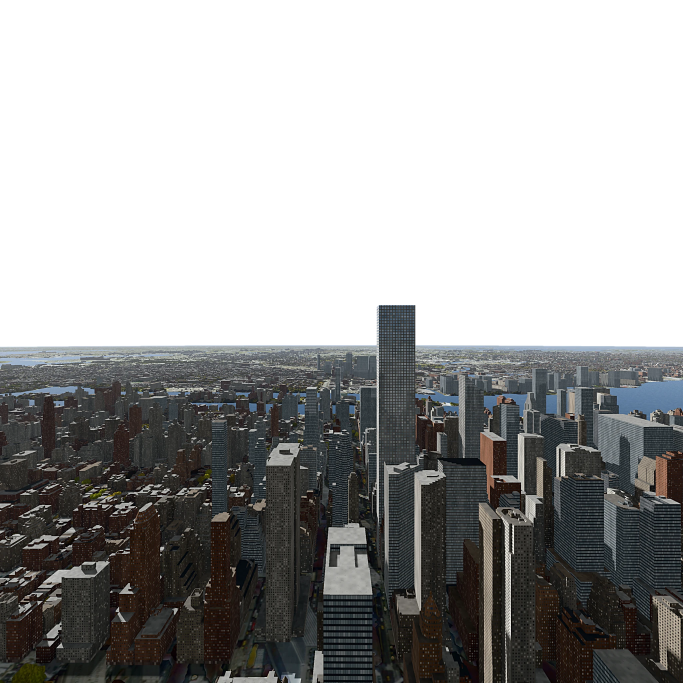
#> input picture world/city/pc/p0_0_morning.webp, 2048 x 2048 px (shown at 1/3 size)
$ python -i pack_nature.py   (imports and definitions only)
#> lines starting #> are read from the running program, lines starting #| are printed output that depends on the picture
# Packs the outdoor yard's vegetation and stones (CQC "Outpost 17") into cqc/models/nature.glb.
#   Source: the user's "Free Low-Poly Nature Assets Pack" (Sketchfab, BozhidarKN, CC-BY-4.0; asset.extras of the source GLB).
#   python3 tools/pack_nature.py nature.glb            (run from the repo root; writes cqc/models/nature.glb)
# From the pack (re-scaled to real size, origin at the base centre, +y up, metres, vertices baked):
#   leafA                   its first broadleaf tree (wood + alpha leaf cards), 10.5 m; LOD1: every fifth leaf card,
#                           enlarged, the wood vertex-clustered
#   deadB / deadC           its other two trees' wood alone (bare, dead: a birch-like and a dark one), 8-10.5 m
#   rockA / rockB           its two scanned rocks (albedo greyed toward wet granite, ORM, normal map, tangents)
#   stumpA / B / C          its three stumps
#   fernA / fernB / weed    its three ground plants (alpha cards)
# Made here (the pack has no conifers):
#   pineA / pineB / pineC   spruce-like pines, 13-21 m: tapered trunk with root flare, a branch whorl every ~0.45 m, two
#                           crossed needle cards per branch (drooping, tips turned up), dead stubs under the crown, a leader;
#                           LOD0 ~3-4.5k triangles, LOD1 ~270-420 (four to five wide cards a whorl, whorls 1.5x apart)
#   snagA / snagB           dead pines: broken top, bare dead branches
#   bushA / bushB           dwarf mountain pine / juniper clumps of needle cards
#   <tree>_2                LOD2 of every tree: two crossed cards (24 triangles) with the LOD0 drawn from two sides
#                           into the impostor atlas here (a small software rasteriser, alpha-tested, crown shading)
# Textures (WebP): pineBark (generated tileable plates and fissures: albedo, normal, ORM), needles (generated spray atlas,
# two sprays, alpha, normal), packBark (the pack's atlas + a normal and ORM derived from it), leaf / fern cards (colour
# bled into the transparent texels), rocks and stumps (the pack's), floor (generated forest floor: soil, needle litter, moss,
# small stones; albedo, normal, ORM, 2.5 m tile) on a 1 x 1 m holder quad ("floorMat"). Lichen and moss on the rocks are
# drawn by the yard shader from its own noise (triplanar), so they need no texture here.
# Foliage normals are bent toward the crown (half card normal, half the direction out from the crown's axis), so the
# cards light as a crown. Node extras: h (height), r (trunk radius at 1.3 m), top (trunk collider height), crown
# (crown radius), hull (rocks / stumps: up to 40 points for a convex collider), tris.
import json, struct, io, os, sys, math
import numpy as np
from PIL import Image, ImageDraw, ImageFilter
sys.path.insert(0, os.path.dirname(os.path.abspath(__file__)))
from pack_glock_att import load, acc, mat4, GLB

OUT = 'cqc/models/nature.glb'
RNG = np.random.default_rng(1717)


# ---------------------------------------------------------------- source geometry
# [34 lines left out: functions collect, concat, not called in this run]


def xform(g, s, t):
    """scale s (uniform), then translate t; normals unchanged"""
    g = dict(g); g['P'] = g['P'] * s + t; return g


# [13 lines left out: function weld_cluster, not called in this run]


def tri_count(g): return len(g['I']) // 3


# [27 lines left out: functions bend_normals, slice_radius, far_points, not called in this run]


# ---------------------------------------------------------------- generated meshes
class Mesh:
    def __init__(self): self.P, self.N, self.UV, self.I = [], [], [], []

    def add(self, P, N, UV, I):
        o = sum(len(p) for p in self.P)
        self.P.append(np.asarray(P, float)); self.N.append(np.asarray(N, float)); self.UV.append(np.asarray(UV, float)); self.I.append(np.asarray(I, np.int64) + o)

    # [40 lines left out: functions out, tube, card, not called in this run]


def rot_axis(v, ax, ang):
    ax = ax / np.linalg.norm(ax); c, s = np.cos(ang), np.sin(ang)
    return v * c + np.cross(ax, v) * s + ax * np.dot(ax, v) * (1 - c)


# [102 lines left out: functions pine, bush, bleed, not called in this run]


def normal_from_height(h, strength, wrap=True):
    if wrap:
        dx = (np.roll(h, -1, 1) - np.roll(h, 1, 1)) * 0.5; dy = (np.roll(h, -1, 0) - np.roll(h, 1, 0)) * 0.5
    else:
        dx = np.gradient(h, axis=1); dy = np.gradient(h, axis=0)
    # image rows run down; a normal map's green is +v up (glTF / OpenGL): rows down = -y
    n = np.dstack([-dx * strength, dy * strength, np.ones_like(h)]); n /= np.linalg.norm(n, axis=2, keepdims=True)
    return Image.fromarray(np.clip((n * 0.5 + 0.5) * 255 + 0.5, 0, 255).astype(np.uint8))


def blur(a, r, wrap=True):
    """separable gaussian (sigma r px), wrapped (tileable) or mirrored at the edges"""
    k = int(r * 3) + 1; x = np.arange(-k, k + 1); w = np.exp(-x * x / (2 * r * r)); w /= w.sum()
    p = np.pad(np.asarray(a, np.float64), k, mode='wrap' if wrap else 'reflect')
    p = sum(w[i] * p[:, i:i + p.shape[1] - 2 * k] for i in range(2 * k + 1))
    p = sum(w[i] * p[i:i + p.shape[0] - 2 * k, :] for i in range(2 * k + 1))
    return p


# [140 lines left out: functions tile_noise, fbm, worley, tex_pine_bark, tex_needles, tex_floor and 1 more, not called in this run]


def bark_from_photo(im):
    """a normal and an ORM (AO from the dark cracks, roughness) derived from the pack's bark photo atlas"""
    a = np.asarray(im.convert('RGB')).astype(np.float64) / 255; L = a @ np.array([0.2126, 0.7152, 0.0722])
    hp = L - blur(L, 6, wrap=False)
    h = blur(hp, 0.8, wrap=False)
    nor = normal_from_height(h, 14.0, wrap=False)
    ao = np.clip(0.55 + hp * 3.0 + 0.45, 0.3, 1); rough = np.clip(0.9 - hp * 0.6, 0.7, 1)
    return nor, Image.fromarray(np.clip(np.dstack([ao, rough, np.zeros_like(L)]) * 255, 0, 255).astype(np.uint8))


# [4 lines left out: function enc, not called in this run]


def src_img(j, b, ti):
    im = j['images'][j['textures'][ti]['source']]; v = j['bufferViews'][im['bufferView']]
    return Image.open(io.BytesIO(b[v.get('byteOffset', 0): v.get('byteOffset', 0) + v['byteLength']]))


# ---------------------------------------------------------------- impostors (LOD2: two crossed cards)
# [62 lines left out: functions raster, impostor_cell, impostor_mesh, not called in this run]


# ---------------------------------------------------------------- the GLB
class Out(GLB):
    # [10 lines left out: functions __init__, tex2, not called in this run]

    def node2(self, name, prims, extras):
        self.node(name, prims); self.j['nodes'][-1]['extras'] = extras


# [134 lines left out: function main, not called in this run]


# [2 lines not run here, left out]

>>> from PIL import Image
>>> picture = Image.open('../world/city/pc/p0_0_morning.webp')
#> picture is the input picture: PIL image 2048x2048 RGBA; mean R, G, B, A 32.6, 32.7, 32.1, 126.7
>>> result = bark_from_photo(picture)
#> in blur, `p = sum(w[i] * p[i:i + p.shape[0] - 2 * k, :] for i in range(2 * k + 1))`:
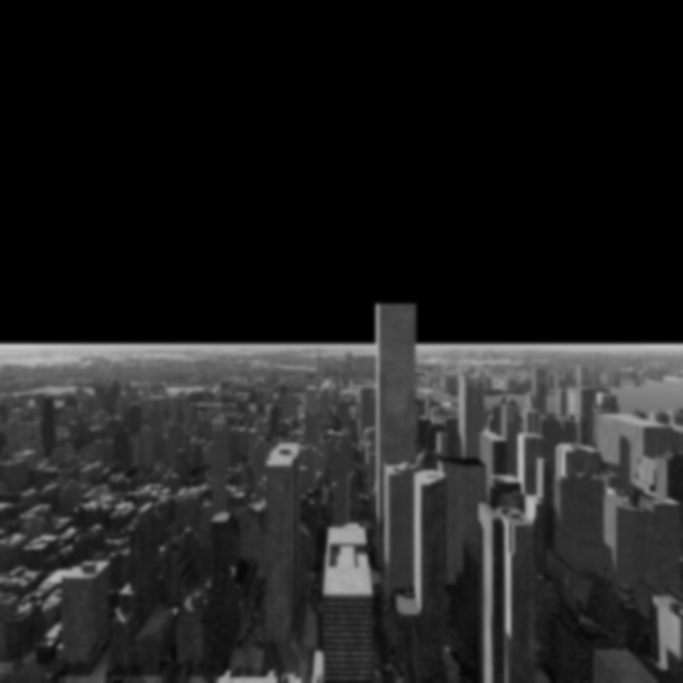
#> p: shape (2048, 2048) float64 (shown at 1/3 size); min 0, max 0.779, mean 0.128
#> in bark_from_photo, `hp = L - blur(L, 6, wrap=False)`:
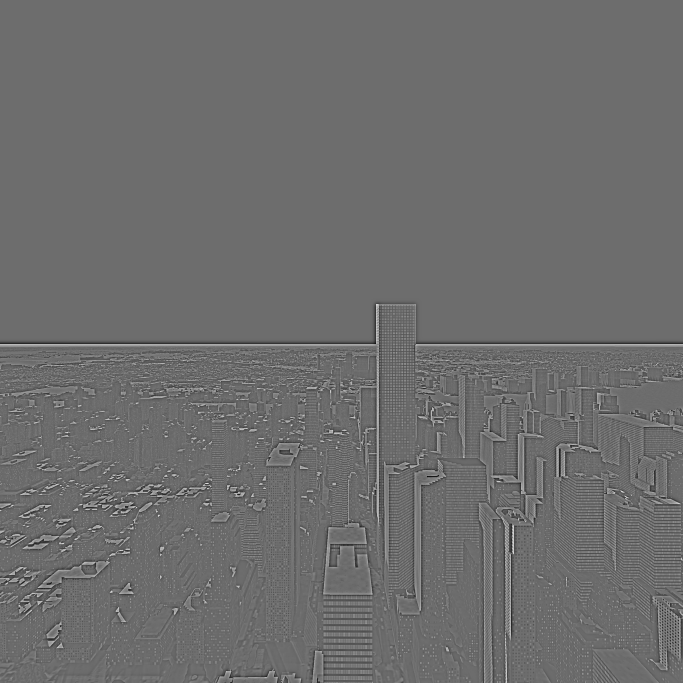
#> hp: shape (2048, 2048) float64 (shown at 1/3 size); min -0.584, max 0.782, mean -3.92e-07; drawn with min black and max white
#> in normal_from_height, `dx = np.gradient(h, axis=1)`:
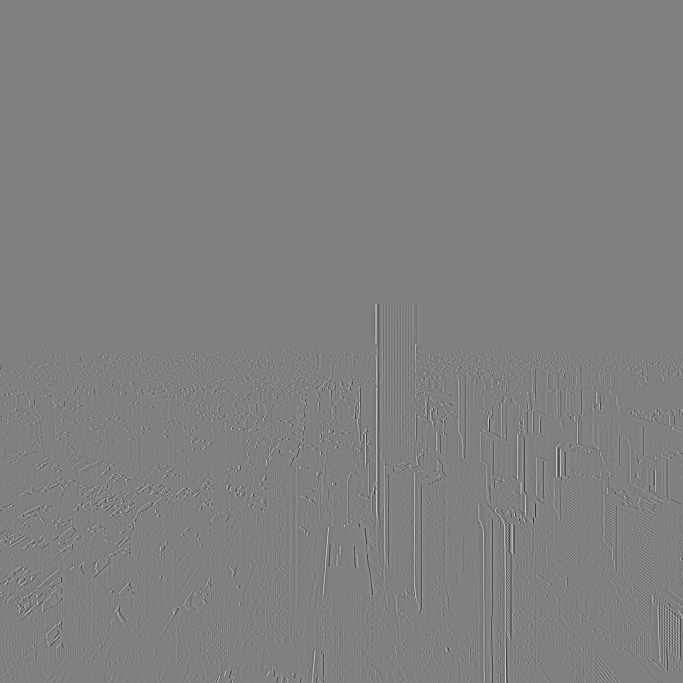
#> dx: shape (2048, 2048) float64 (shown at 1/3 size); min -0.34, max 0.335, mean -7.23e-06; drawn with min black and max white
#> in normal_from_height, `n = np.dstack([-dx * strength, dy * strength, np.ones_like(h)])`:
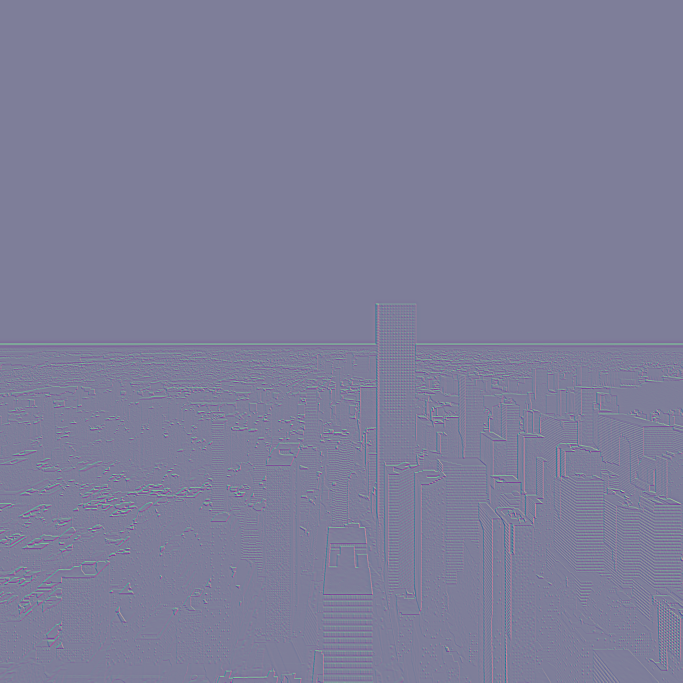
#> n: shape (2048, 2048, 3) float64 (shown at 1/3 size); mean of channels 0, 1, 2 0.000101, 2.11e-05, 1; drawn with min black and max white
#> in normal_from_height, `n /= np.linalg.norm(n, axis=2, keepdims=True)`:
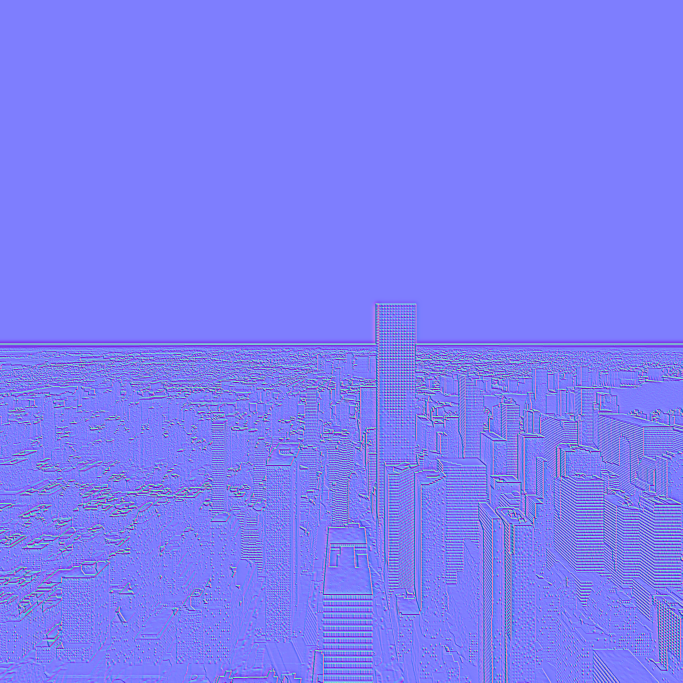
#> n: shape (2048, 2048, 3) float64 (shown at 1/3 size); mean of channels 0, 1, 2 -0.000146, -0.00206, 0.943; drawn with min black and max white
#> in bark_from_photo, `ao = np.clip(0.55 + hp * 3.0 + 0.45, 0.3, 1)`:
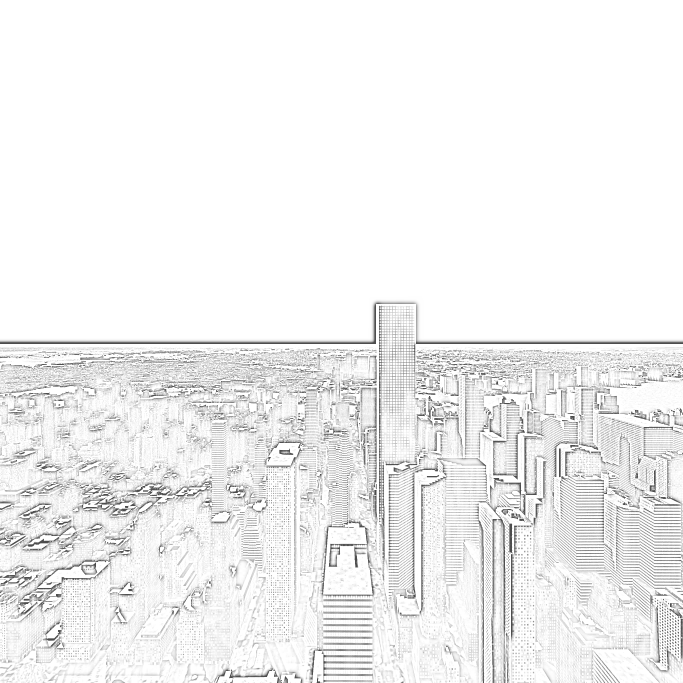
#> ao: shape (2048, 2048) float64 (shown at 1/3 size); min 0.3, max 1, mean 0.946
#> in bark_from_photo, `rough = np.clip(0.9 - hp * 0.6, 0.7, 1)`:
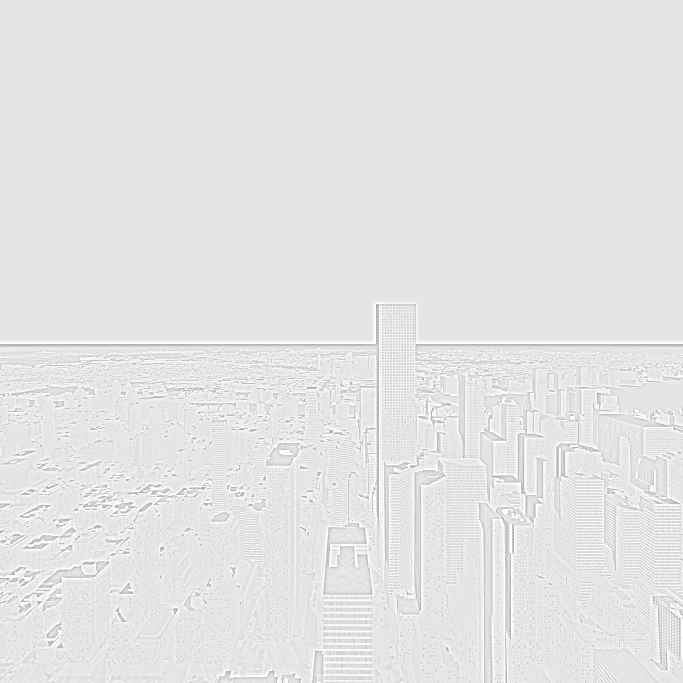
#> rough: shape (2048, 2048) float64 (shown at 1/3 size); min 0.7, max 1, mean 0.899
